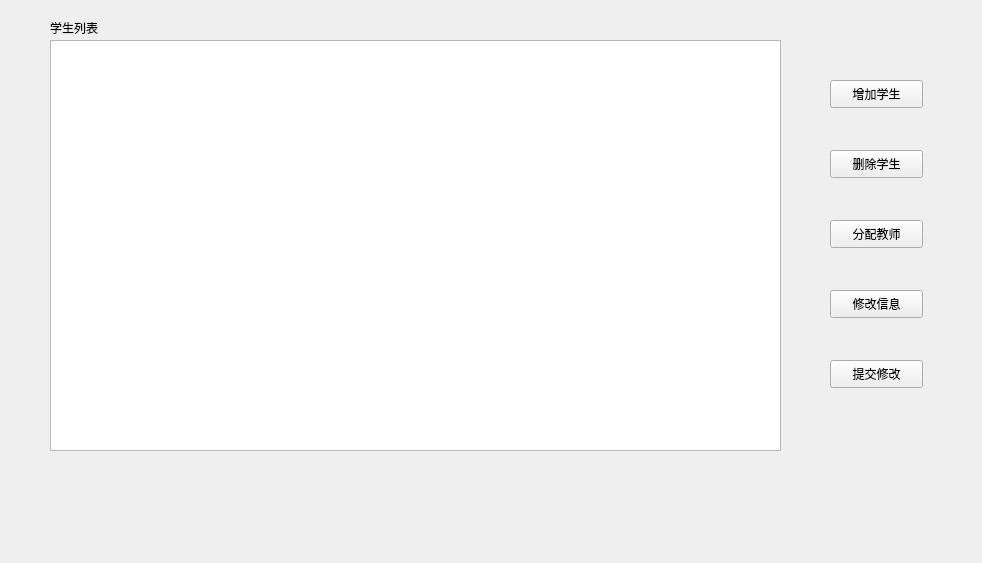
<?xml version="1.0" encoding="UTF-8"?>
<ui version="4.0">
 <class>mainstudent</class>
 <widget class="QWidget" name="mainstudent">
  <property name="geometry">
   <rect>
    <x>0</x>
    <y>0</y>
    <width>982</width>
    <height>563</height>
   </rect>
  </property>
  <property name="windowTitle">
   <string>Form</string>
  </property>
  <widget class="QTableView" name="tableView">
   <property name="geometry">
    <rect>
     <x>50</x>
     <y>40</y>
     <width>731</width>
     <height>411</height>
    </rect>
   </property>
  </widget>
  <widget class="QPushButton" name="pushButton">
   <property name="geometry">
    <rect>
     <x>830</x>
     <y>80</y>
     <width>93</width>
     <height>28</height>
    </rect>
   </property>
   <property name="text">
    <string>增加学生</string>
   </property>
  </widget>
  <widget class="QPushButton" name="pushButton_2">
   <property name="geometry">
    <rect>
     <x>830</x>
     <y>150</y>
     <width>93</width>
     <height>28</height>
    </rect>
   </property>
   <property name="text">
    <string>删除学生</string>
   </property>
  </widget>
  <widget class="QPushButton" name="pushButton_3">
   <property name="geometry">
    <rect>
     <x>830</x>
     <y>220</y>
     <width>93</width>
     <height>28</height>
    </rect>
   </property>
   <property name="text">
    <string>分配教师</string>
   </property>
  </widget>
  <widget class="QPushButton" name="pushButton_4">
   <property name="geometry">
    <rect>
     <x>830</x>
     <y>290</y>
     <width>93</width>
     <height>28</height>
    </rect>
   </property>
   <property name="text">
    <string>修改信息</string>
   </property>
  </widget>
  <widget class="QLabel" name="label">
   <property name="geometry">
    <rect>
     <x>50</x>
     <y>20</y>
     <width>72</width>
     <height>15</height>
    </rect>
   </property>
   <property name="text">
    <string>学生列表</string>
   </property>
  </widget>
  <widget class="QPushButton" name="pushButton_5">
   <property name="geometry">
    <rect>
     <x>830</x>
     <y>360</y>
     <width>93</width>
     <height>28</height>
    </rect>
   </property>
   <property name="text">
    <string>提交修改</string>
   </property>
  </widget>
 </widget>
 <resources/>
 <connections/>
</ui>
